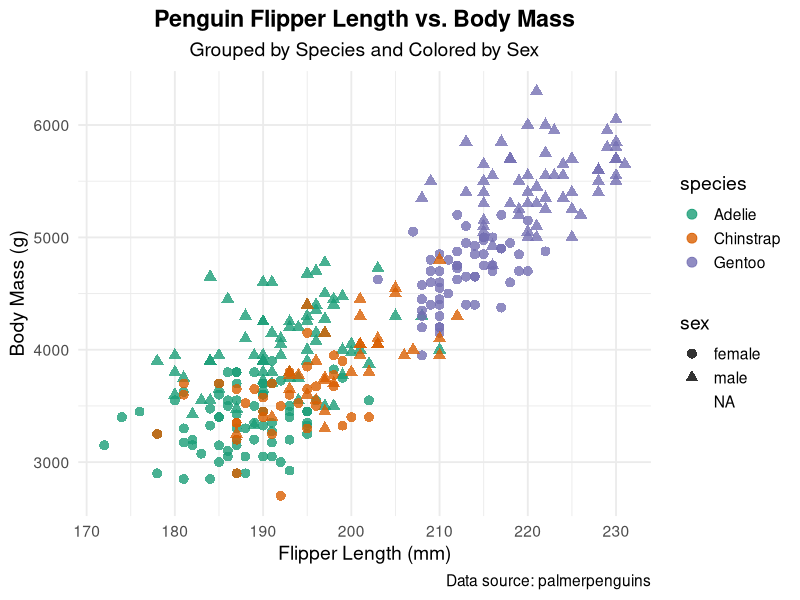

R code for this plot:
## ---- chunk 1
suppressPackageStartupMessages(library(tidyverse))
library(palmerpenguins)
## ---- chunk 2
# Install packages if not already installed
install.packages("palmerpenguins")
install.packages("tidyverse")

# Load the required libraries
library(tidyverse)
library(palmerpenguins)

# View the first few rows of the data
head(penguins)

# Create a beautiful scatter plot
ggplot(data = penguins, aes(x = flipper_length_mm, y = body_mass_g, color = species, shape = sex)) +
  geom_point(size = 3, alpha = 0.8) +
  labs(
    title = "Penguin Flipper Length vs. Body Mass",
    subtitle = "Grouped by Species and Colored by Sex",
    x = "Flipper Length (mm)",
    y = "Body Mass (g)",
    caption = "Data source: palmerpenguins"
  ) +
  theme_minimal(base_size = 14) +
  scale_color_brewer(palette = "Dark2") +
  theme(
    plot.title = element_text(face = "bold", hjust = 0.5),
    plot.subtitle = element_text(hjust = 0.5),
    legend.position = "right"
  )

